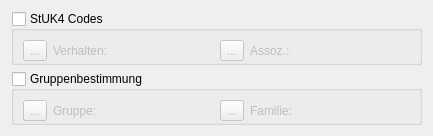
<?xml version="1.0" encoding="UTF-8"?>
<ui version="4.0">
 <class>widget_census_shared</class>
 <widget class="QWidget" name="widget_census_shared">
  <property name="geometry">
   <rect>
    <x>0</x>
    <y>0</y>
    <width>433</width>
    <height>136</height>
   </rect>
  </property>
  <property name="windowTitle">
   <string>Form</string>
  </property>
  <layout class="QVBoxLayout" name="verticalLayout">
   <item>
    <widget class="QGroupBox" name="groupbox_stuk4_codes">
     <property name="title">
      <string>StUK4 Codes</string>
     </property>
     <property name="checkable">
      <bool>true</bool>
     </property>
     <property name="checked">
      <bool>false</bool>
     </property>
     <layout class="QHBoxLayout" name="horizontalLayout">
      <property name="bottomMargin">
       <number>0</number>
      </property>
      <item>
       <widget class="QToolButton" name="toolbutton_behaviour_codes">
        <property name="text">
         <string>...</string>
        </property>
       </widget>
      </item>
      <item>
       <widget class="QLabel" name="lblStuk4Beh">
        <property name="text">
         <string>Verhalten:</string>
        </property>
       </widget>
      </item>
      <item>
       <widget class="QToolButton" name="toolbutton_association_codes">
        <property name="text">
         <string>...</string>
        </property>
       </widget>
      </item>
      <item>
       <widget class="QLabel" name="lblStuk4Ass">
        <property name="text">
         <string>Assoz.:</string>
        </property>
       </widget>
      </item>
     </layout>
    </widget>
   </item>
   <item>
    <widget class="QGroupBox" name="groupbox_group_ids">
     <property name="title">
      <string>Gruppenbestimmung</string>
     </property>
     <property name="checkable">
      <bool>true</bool>
     </property>
     <property name="checked">
      <bool>false</bool>
     </property>
     <layout class="QHBoxLayout" name="horizontalLayout_2">
      <property name="bottomMargin">
       <number>0</number>
      </property>
      <item>
       <widget class="QToolButton" name="toolbutton_group_ids">
        <property name="text">
         <string>...</string>
        </property>
       </widget>
      </item>
      <item>
       <widget class="QLabel" name="lblGroupObjects">
        <property name="sizePolicy">
         <sizepolicy hsizetype="Preferred" vsizetype="Preferred">
          <horstretch>1</horstretch>
          <verstretch>0</verstretch>
         </sizepolicy>
        </property>
        <property name="text">
         <string>Gruppe:</string>
        </property>
       </widget>
      </item>
      <item>
       <widget class="QToolButton" name="toolbutton_family_ids">
        <property name="text">
         <string>...</string>
        </property>
       </widget>
      </item>
      <item>
       <widget class="QLabel" name="lblFamily">
        <property name="sizePolicy">
         <sizepolicy hsizetype="Preferred" vsizetype="Preferred">
          <horstretch>1</horstretch>
          <verstretch>0</verstretch>
         </sizepolicy>
        </property>
        <property name="text">
         <string>Familie:</string>
        </property>
       </widget>
      </item>
     </layout>
    </widget>
   </item>
  </layout>
 </widget>
 <resources/>
 <connections/>
</ui>
